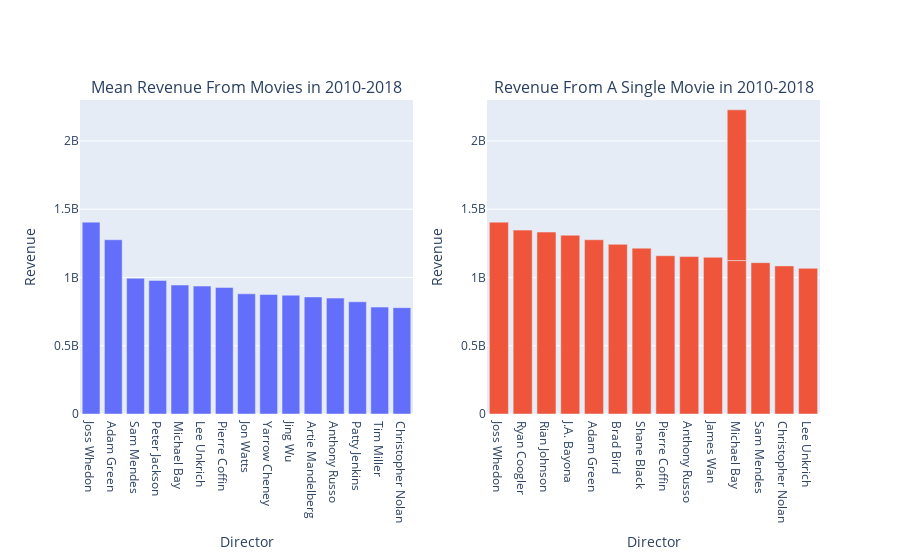

The code cell stored with this chart in its notebook:
### Markdown cell above
### Insight 3: Directors of the Most Successful Movies

### Code cell
#Making the subplots with their respective titles
fig = make_subplots(rows=1, cols=2, subplot_titles= ['Mean Revenue From Movies in 2010-2018',
                                                     'Revenue From A Single Movie in 2010-2018'])

#Adding the appropriate x and y values to the first subplot
fig.add_trace(
    go.Bar(
        x=most_successful_avg_rev['primary_name'],
        y=most_successful_avg_rev['total_revenue'],
        hoverlabel=dict(namelength=0)
    ),
    row=1, col=1
)

#Adding the appropriate x and y values to the second subplot
fig.add_trace(
    go.Bar(
        x=most_successful_single_rev['primary_name'],
        y=most_successful_single_rev['total_revenue'],
        hoverlabel=dict(namelength=0)
    ),
    row=1, col=2
)

#Editing the layout of the subplots
fig.update_layout(showlegend = False)

#Creating the x axis titles for each subplot
fig.update_xaxes(title_text="Director", row=1, col=1)
fig.update_xaxes(title_text="Director", row=1, col=2)


#Creating the y axis titles for each subplot and standardizing the range of values
fig.update_yaxes(title_text="Revenue", row=1, col=1, range = [0, 2300000000])
fig.update_yaxes(title_text="Revenue", row=1, col=2, range = [0, 2300000000])

### Figure 1 — Plotly figure (JSON) as saved in the notebook; plotly's stock layout.template omitted (floating-point values rounded to 4 significant figures)
{"data": [{"hoverlabel": {"namelength": 0}, "type": "bar", "x": ["Joss Whedon", "Adam Green", "Sam Mendes", "Peter Jackson", "Michael Bay", "Lee Unkrich", "Pierre Coffin", "Jon Watts", "Yarrow Cheney", "Jing Wu", "Artie Mandelberg", "Anthony Russo", "Patty Jenkins", "Tim Miller", "Christopher Nolan"], "xaxis": "x", "y": [1405400000, 1276400000, 994650000, 978500000.0, 944433333, 937050000, 927025000, 880200000, 875500000, 870300000, 857600000, 848800000.0, 821900000, 783100000, 778950000], "yaxis": "y"}, {"hoverlabel": {"namelength": 0}, "type": "bar", "x": ["Joss Whedon", "Ryan Coogler", "Rian Johnson", "J.A. Bayona", "Adam Green", "Brad Bird", "Shane Black", "Pierre Coffin", "Anthony Russo", "James Wan", "Michael Bay", "Sam Mendes", "Michael Bay", "Christopher Nolan", "Lee Unkrich"], "xaxis": "x2", "y": [1405400000, 1347000000, 1332600000, 1309500000, 1276400000, 1242800000, 1214800000, 1159400000, 1153300000, 1147800000, 1123800000, 1108600000, 1104000000, 1084900000, 1067000000], "yaxis": "y2"}], "layout": {"annotations": [{"font": {"size": 16}, "showarrow": false, "text": "Mean Revenue From Movies in 2010-2018", "x": 0.225, "xanchor": "center", "xref": "paper", "y": 1, "yanchor": "bottom", "yref": "paper"}, {"font": {"size": 16}, "showarrow": false, "text": "Revenue From A Single Movie in 2010-2018", "x": 0.775, "xanchor": "center", "xref": "paper", "y": 1, "yanchor": "bottom", "yref": "paper"}], "showlegend": false, "xaxis": {"anchor": "y", "domain": [0, 0.45], "title": {"text": "Director"}}, "xaxis2": {"anchor": "y2", "domain": [0.55, 1], "title": {"text": "Director"}}, "yaxis": {"anchor": "x", "domain": [0, 1], "range": [0, 2300000000], "title": {"text": "Revenue"}}, "yaxis2": {"anchor": "x2", "domain": [0, 1], "range": [0, 2300000000], "title": {"text": "Revenue"}}}}
